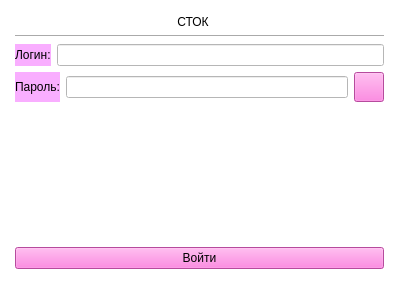
<?xml version="1.0" encoding="UTF-8"?>
<ui version="4.0">
 <class>Auth</class>
 <widget class="QMainWindow" name="Auth">
  <property name="geometry">
   <rect>
    <x>0</x>
    <y>0</y>
    <width>399</width>
    <height>306</height>
   </rect>
  </property>
  <property name="sizePolicy">
   <sizepolicy hsizetype="Fixed" vsizetype="Fixed">
    <horstretch>0</horstretch>
    <verstretch>0</verstretch>
   </sizepolicy>
  </property>
  <property name="minimumSize">
   <size>
    <width>399</width>
    <height>306</height>
   </size>
  </property>
  <property name="maximumSize">
   <size>
    <width>399</width>
    <height>306</height>
   </size>
  </property>
  <property name="windowTitle">
   <string>Авторизация</string>
  </property>
  <property name="styleSheet">
   <string notr="true">background-color: rgb(255, 255, 255);
font: 10pt &quot;Comic Sans MS&quot;;</string>
  </property>
  <widget class="QWidget" name="centralwidget">
   <property name="sizePolicy">
    <sizepolicy hsizetype="Fixed" vsizetype="Fixed">
     <horstretch>0</horstretch>
     <verstretch>0</verstretch>
    </sizepolicy>
   </property>
   <property name="maximumSize">
    <size>
     <width>550</width>
     <height>550</height>
    </size>
   </property>
   <layout class="QVBoxLayout" name="verticalLayout_2">
    <item>
     <layout class="QVBoxLayout" name="verticalLayout" stretch="0,0,1,1,0,1">
      <property name="spacing">
       <number>6</number>
      </property>
      <property name="leftMargin">
       <number>6</number>
      </property>
      <property name="topMargin">
       <number>6</number>
      </property>
      <property name="rightMargin">
       <number>6</number>
      </property>
      <property name="bottomMargin">
       <number>6</number>
      </property>
      <item>
       <layout class="QHBoxLayout" name="horizontalLayout_4">
        <item>
         <widget class="QLabel" name="label_5">
          <property name="text">
           <string>СТОК</string>
          </property>
          <property name="alignment">
           <set>Qt::AlignCenter</set>
          </property>
         </widget>
        </item>
        <item>
         <widget class="QLabel" name="label_4">
          <property name="sizePolicy">
           <sizepolicy hsizetype="Fixed" vsizetype="Fixed">
            <horstretch>0</horstretch>
            <verstretch>0</verstretch>
           </sizepolicy>
          </property>
          <property name="text">
           <string/>
          </property>
          <property name="pixmap">
           <pixmap>../icons/igora.png</pixmap>
          </property>
         </widget>
        </item>
       </layout>
      </item>
      <item>
       <widget class="Line" name="line">
        <property name="orientation">
         <enum>Qt::Horizontal</enum>
        </property>
       </widget>
      </item>
      <item>
       <layout class="QHBoxLayout" name="horizontalLayout_2">
        <item>
         <widget class="QLabel" name="label">
          <property name="styleSheet">
           <string notr="true">background-color: rgb(249, 174, 255);</string>
          </property>
          <property name="text">
           <string>Логин:</string>
          </property>
         </widget>
        </item>
        <item>
         <widget class="QLineEdit" name="edit_login"/>
        </item>
       </layout>
      </item>
      <item>
       <layout class="QHBoxLayout" name="horizontalLayout_3">
        <item>
         <widget class="QLabel" name="label_2">
          <property name="styleSheet">
           <string notr="true">background-color: rgb(249, 174, 255);</string>
          </property>
          <property name="text">
           <string>Пароль:</string>
          </property>
         </widget>
        </item>
        <item>
         <widget class="QLineEdit" name="edit_password">
          <property name="inputMask">
           <string/>
          </property>
          <property name="echoMode">
           <enum>QLineEdit::Password</enum>
          </property>
         </widget>
        </item>
        <item>
         <widget class="QPushButton" name="btn_pas">
          <property name="maximumSize">
           <size>
            <width>30</width>
            <height>30</height>
           </size>
          </property>
          <property name="styleSheet">
           <string notr="true">background-color: rgb(255, 105, 220);</string>
          </property>
          <property name="text">
           <string/>
          </property>
          <property name="icon">
           <iconset>
            <normaloff>../icons/eye.png</normaloff>../icons/eye.png</iconset>
          </property>
         </widget>
        </item>
       </layout>
      </item>
      <item>
       <widget class="QLabel" name="error">
        <property name="text">
         <string/>
        </property>
        <property name="alignment">
         <set>Qt::AlignCenter</set>
        </property>
       </widget>
      </item>
      <item>
       <widget class="QPushButton" name="btn_enter">
        <property name="styleSheet">
         <string notr="true">background-color: rgb(255, 105, 220);</string>
        </property>
        <property name="text">
         <string>Войти</string>
        </property>
       </widget>
      </item>
     </layout>
    </item>
   </layout>
  </widget>
  <widget class="QMenuBar" name="menubar">
   <property name="geometry">
    <rect>
     <x>0</x>
     <y>0</y>
     <width>399</width>
     <height>24</height>
    </rect>
   </property>
  </widget>
  <widget class="QStatusBar" name="statusbar"/>
 </widget>
 <resources/>
 <connections/>
</ui>
